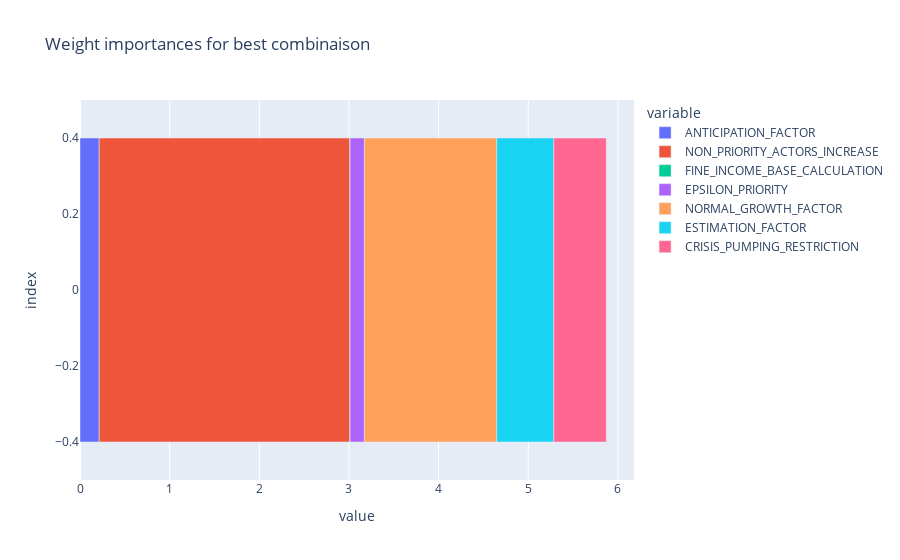

Here is the notebook cell this chart was saved with:
### Code cell
import pandas as pd
import plotly.express as px

# Graphique en barres
fig = px.bar(best_df, x=best_df.columns,  title='Weight importances for best combinaison')
fig.show()

### Figure 1 — Plotly figure (JSON) as saved in the notebook; plotly's stock layout.template omitted (floating-point values rounded to 4 significant figures)
{"data": [{"hovertemplate": "variable=ANTICIPATION_FACTOR<br>value=%{x}<br>index=%{y}<extra></extra>", "legendgroup": "ANTICIPATION_FACTOR", "marker": {"color": "#636efa", "pattern": {"shape": ""}}, "name": "ANTICIPATION_FACTOR", "orientation": "h", "showlegend": true, "textposition": "auto", "type": "bar", "x": [0.2142], "xaxis": "x", "y": [0], "yaxis": "y"}, {"hovertemplate": "variable=NON_PRIORITY_ACTORS_INCREASE<br>value=%{x}<br>index=%{y}<extra></extra>", "legendgroup": "NON_PRIORITY_ACTORS_INCREASE", "marker": {"color": "#EF553B", "pattern": {"shape": ""}}, "name": "NON_PRIORITY_ACTORS_INCREASE", "orientation": "h", "showlegend": true, "textposition": "auto", "type": "bar", "x": [2.797], "xaxis": "x", "y": [0], "yaxis": "y"}, {"hovertemplate": "variable=FINE_INCOME_BASE_CALCULATION<br>value=%{x}<br>index=%{y}<extra></extra>", "legendgroup": "FINE_INCOME_BASE_CALCULATION", "marker": {"color": "#00cc96", "pattern": {"shape": ""}}, "name": "FINE_INCOME_BASE_CALCULATION", "orientation": "h", "showlegend": true, "textposition": "auto", "type": "bar", "x": [0.001654], "xaxis": "x", "y": [0], "yaxis": "y"}, {"hovertemplate": "variable=EPSILON_PRIORITY<br>value=%{x}<br>index=%{y}<extra></extra>", "legendgroup": "EPSILON_PRIORITY", "marker": {"color": "#ab63fa", "pattern": {"shape": ""}}, "name": "EPSILON_PRIORITY", "orientation": "h", "showlegend": true, "textposition": "auto", "type": "bar", "x": [0.1597], "xaxis": "x", "y": [0], "yaxis": "y"}, {"hovertemplate": "variable=NORMAL_GROWTH_FACTOR<br>value=%{x}<br>index=%{y}<extra></extra>", "legendgroup": "NORMAL_GROWTH_FACTOR", "marker": {"color": "#FFA15A", "pattern": {"shape": ""}}, "name": "NORMAL_GROWTH_FACTOR", "orientation": "h", "showlegend": true, "textposition": "auto", "type": "bar", "x": [1.476], "xaxis": "x", "y": [0], "yaxis": "y"}, {"hovertemplate": "variable=ESTIMATION_FACTOR<br>value=%{x}<br>index=%{y}<extra></extra>", "legendgroup": "ESTIMATION_FACTOR", "marker": {"color": "#19d3f3", "pattern": {"shape": ""}}, "name": "ESTIMATION_FACTOR", "orientation": "h", "showlegend": true, "textposition": "auto", "type": "bar", "x": [0.6356], "xaxis": "x", "y": [0], "yaxis": "y"}, {"hovertemplate": "variable=CRISIS_PUMPING_RESTRICTION<br>value=%{x}<br>index=%{y}<extra></extra>", "legendgroup": "CRISIS_PUMPING_RESTRICTION", "marker": {"color": "#FF6692", "pattern": {"shape": ""}}, "name": "CRISIS_PUMPING_RESTRICTION", "orientation": "h", "showlegend": true, "textposition": "auto", "type": "bar", "x": [0.5858], "xaxis": "x", "y": [0], "yaxis": "y"}], "layout": {"barmode": "relative", "legend": {"title": {"text": "variable"}, "tracegroupgap": 0}, "title": {"text": "Weight importances for best combinaison"}, "xaxis": {"anchor": "y", "domain": [0, 1], "title": {"text": "value"}}, "yaxis": {"anchor": "x", "domain": [0, 1], "title": {"text": "index"}}}}
